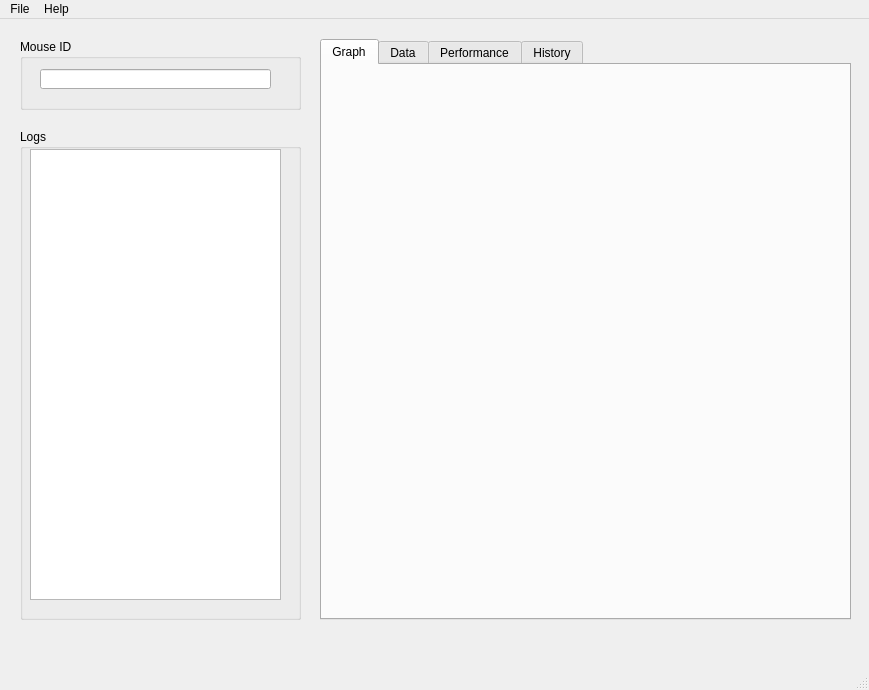
<?xml version="1.0" encoding="UTF-8"?>
<ui version="4.0">
 <class>MainWindow</class>
 <widget class="QMainWindow" name="MainWindow">
  <property name="geometry">
   <rect>
    <x>0</x>
    <y>0</y>
    <width>869</width>
    <height>690</height>
   </rect>
  </property>
  <property name="windowTitle">
   <string>MouseData</string>
  </property>
  <widget class="QWidget" name="centralwidget">
   <widget class="QGroupBox" name="groupBox_mouseid">
    <property name="geometry">
     <rect>
      <x>20</x>
      <y>20</y>
      <width>281</width>
      <height>71</height>
     </rect>
    </property>
    <property name="title">
     <string>Mouse ID</string>
    </property>
    <widget class="QLineEdit" name="lineEdit_mouseid">
     <property name="geometry">
      <rect>
       <x>20</x>
       <y>30</y>
       <width>231</width>
       <height>20</height>
      </rect>
     </property>
     <property name="font">
      <font>
       <pointsize>10</pointsize>
       <weight>75</weight>
       <bold>true</bold>
      </font>
     </property>
    </widget>
   </widget>
   <widget class="QTabWidget" name="tabWidget">
    <property name="geometry">
     <rect>
      <x>320</x>
      <y>20</y>
      <width>531</width>
      <height>581</height>
     </rect>
    </property>
    <property name="currentIndex">
     <number>0</number>
    </property>
    <widget class="QWidget" name="GraphTab">
     <attribute name="title">
      <string>Graph</string>
     </attribute>
     <widget class="MatplotlibWidget" name="mplwidget_journey">
      <property name="geometry">
       <rect>
        <x>20</x>
        <y>10</y>
        <width>491</width>
        <height>241</height>
       </rect>
      </property>
     </widget>
     <widget class="MatplotlibWidget" name="mplwidget_velocity">
      <property name="geometry">
       <rect>
        <x>20</x>
        <y>260</y>
        <width>491</width>
        <height>261</height>
       </rect>
      </property>
     </widget>
    </widget>
    <widget class="QWidget" name="tab">
     <attribute name="title">
      <string>Data</string>
     </attribute>
     <widget class="QTableWidget" name="tableWidget_data">
      <property name="geometry">
       <rect>
        <x>20</x>
        <y>20</y>
        <width>491</width>
        <height>521</height>
       </rect>
      </property>
      <property name="rowCount">
       <number>0</number>
      </property>
     </widget>
    </widget>
    <widget class="QWidget" name="PerformanceTab">
     <attribute name="title">
      <string>Performance</string>
     </attribute>
     <widget class="QTableWidget" name="tableWidget_performance">
      <property name="geometry">
       <rect>
        <x>20</x>
        <y>20</y>
        <width>481</width>
        <height>501</height>
       </rect>
      </property>
     </widget>
    </widget>
    <widget class="QWidget" name="HistoryTab">
     <attribute name="title">
      <string>History</string>
     </attribute>
    </widget>
   </widget>
   <widget class="QGroupBox" name="groupBox_logs">
    <property name="geometry">
     <rect>
      <x>20</x>
      <y>110</y>
      <width>281</width>
      <height>491</height>
     </rect>
    </property>
    <property name="title">
     <string>Logs</string>
    </property>
    <widget class="QListWidget" name="listWidget_logs">
     <property name="geometry">
      <rect>
       <x>10</x>
       <y>20</y>
       <width>251</width>
       <height>451</height>
      </rect>
     </property>
    </widget>
   </widget>
  </widget>
  <widget class="QMenuBar" name="menubar">
   <property name="geometry">
    <rect>
     <x>0</x>
     <y>0</y>
     <width>869</width>
     <height>21</height>
    </rect>
   </property>
   <widget class="QMenu" name="menuFile">
    <property name="title">
     <string>File</string>
    </property>
   </widget>
   <widget class="QMenu" name="menuHelp">
    <property name="title">
     <string>Help</string>
    </property>
    <addaction name="actionAbout"/>
   </widget>
   <addaction name="menuFile"/>
   <addaction name="menuHelp"/>
  </widget>
  <widget class="QStatusBar" name="statusbar"/>
  <action name="actionAbout">
   <property name="text">
    <string>About</string>
   </property>
  </action>
 </widget>
 <customwidgets>
  <customwidget>
   <class>MatplotlibWidget</class>
   <extends>QWidget</extends>
   <header>matplotlibwidget</header>
  </customwidget>
 </customwidgets>
 <resources/>
 <connections/>
</ui>
